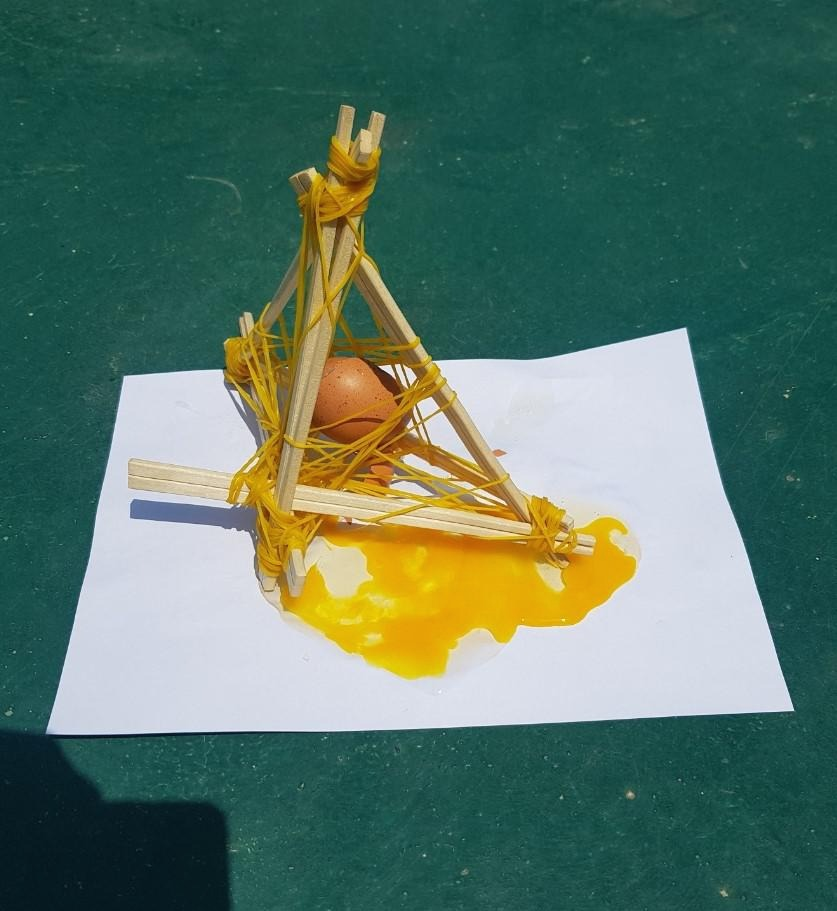
#> input picture CV/brokenEgg.jpg, 837 x 911 px, found by its file name
$ python Blurring.py
#> lines starting #> are read from the running program, lines starting #| are printed output that depends on the picture
import cv2
import numpy as np

def BlurImage(img, option=0, n=3):
    '''
    :param img: original image
    :param option: 0: Convolution, 1: Averaging Blurring, 2: Gaussian Blurring, 3: Median Blurring, 4: Bilateral Filtering
    :param n: size
    '''
    if option == 0:
        # 컨볼루션 계산은 커널과 이미지 상에 대응되는 값끼리 곱한 후, 모두 더하여 구함
        # 이 결과값을 결과 영상의 현재 위치에 기록
        # default 3
        kernel = np.ones((n, n), np.float32) / n**2
        result = cv2.filter2D(img, -1, kernel)
    elif option == 1:
        # 이웃 픽셀의 평균을 결과 이미지의 픽셀값으로하는 평균 블러링
        # 에지 포함해서 전체적으로 블러링
        # default 15
        result = cv2.blur(img, (n, n))
    elif option == 2:
        # 모든 픽셀에 똑같은 가중치를 부여했던 평균 블러링과 달리 가우시안 블러링은 중심에 있는 픽셀에 높은 가중치를 부여
        # 캐니(Canny)로 에지를 검출하기전에 노이즈를 제거하기 위해 사용
        # default 15
        result = cv2.GaussianBlur(img, (n, n), 0)
    elif option == 3:
        # 관심화소 주변으로 지정한 커널 크기(5 x 5) 내의 픽셀을 크기순으로 정렬한 후 중간값을 뽑아서 픽셀값으로 사용
        # default 15
        result = cv2.medianBlur(img, n)
    elif option == 4:
        # 에지를 보존하면서 노이즈를 감소시킬수 있는 방법
        # default 15
        result = cv2.bilateralFilter(img, n, 75, 75)
    return result

img = cv2.imread('brokenEgg.jpg')
#> img is the input picture: shape (911, 837, 3); mean B, G, R 100.8, 116.4, 86.9
result = BlurImage(img, option=0, n=15)
#> in BlurImage, `result = cv2.filter2D(img, -1, kernel)`:
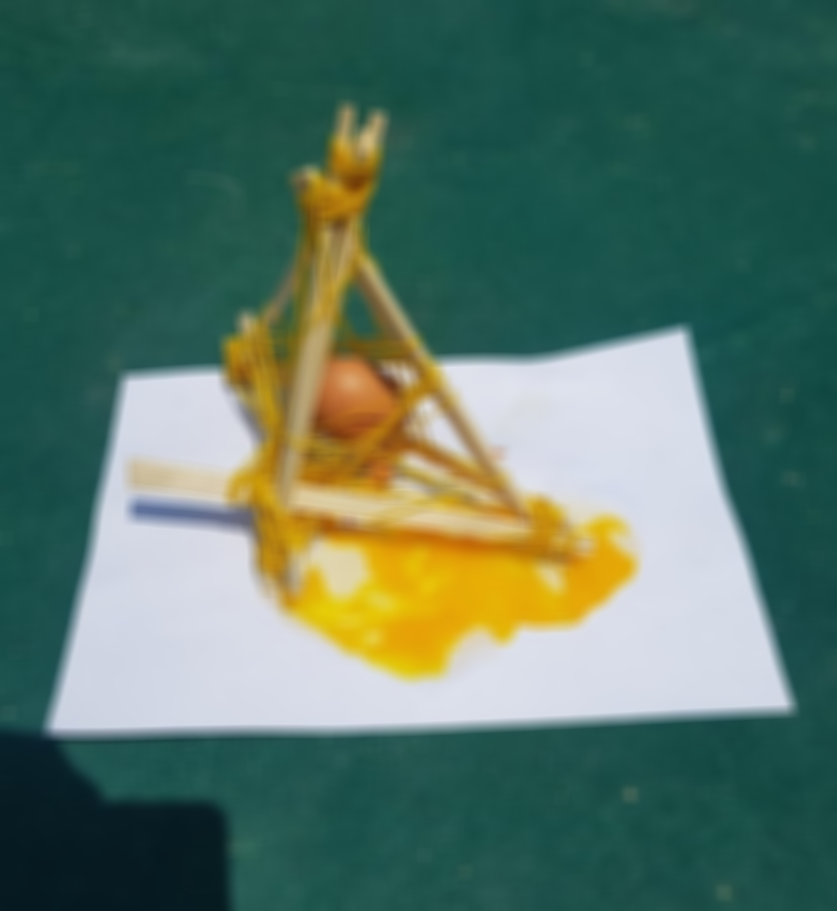
#> result: shape (911, 837, 3); mean B, G, R 100.8, 116.4, 86.9

merged = np.hstack((img, result))
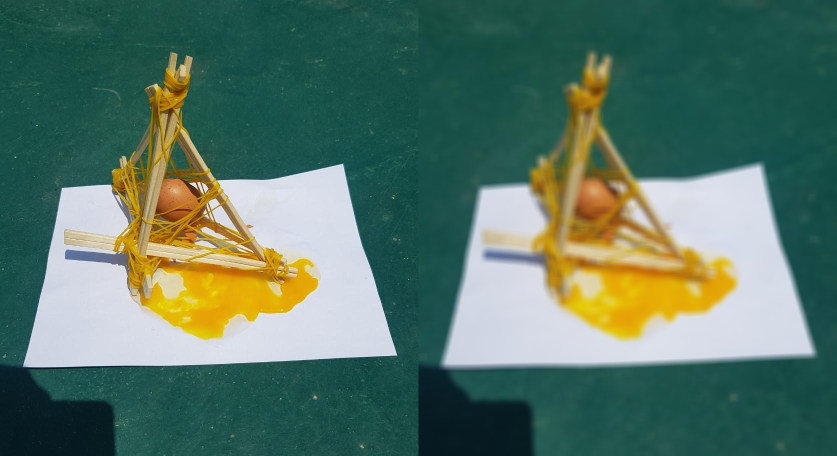
#> merged: shape (911, 1674, 3) (shown at 1/2 size); mean B, G, R 100.8, 116.4, 86.9
cv2.imshow('original-result', merged)
cv2.waitKey(0)
